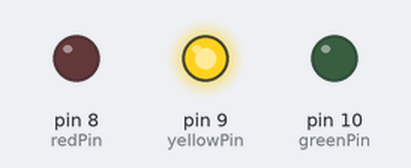
Recording of a sketch running on a simulated Arduino Uno, built with avr-gcc and run on an emulated ATmega328P. Shown: output pins drawn as LEDs (lit = HIGH).

Above: at 0.15 s.
At 0.5 s:
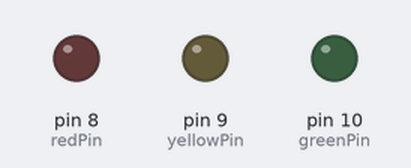
At 1.65 s:
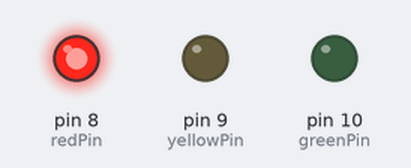
At 2.65 s:
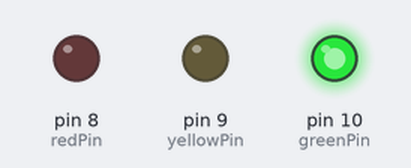
Timing chart, 0 to 3.0 s (numbered marks = the images above):
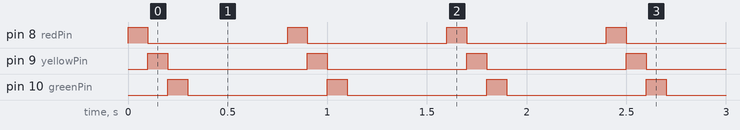

The sketch:

leds.ino
```cpp
/*
  Minimal code to test the LEDs.
*/
#include <Arduino.h>

const int redPin = 8;
const int yellowPin = 9;
const int greenPin = 10;

void setup() {
  Serial.begin(115200);
  pinMode(redPin, OUTPUT);
  pinMode(yellowPin, OUTPUT);
  pinMode(greenPin, OUTPUT);
}

void loop() {
  digitalWrite(redPin, HIGH);
  delay(100);
  digitalWrite(redPin, LOW);
  digitalWrite(yellowPin, HIGH);
  delay(100);
  digitalWrite(yellowPin, LOW);
  digitalWrite(greenPin, HIGH);
  delay(100);
  digitalWrite(greenPin, LOW);

  delay(500);
}
```

Measured:
- by itself, pin 8 (redPin), pin 9 (yellowPin), pin 10 (greenPin): alternates HIGH for 0.10 s and LOW for 0.70 s
- by itself, everything shown: repeats every 0.80 s, in 4 steps
